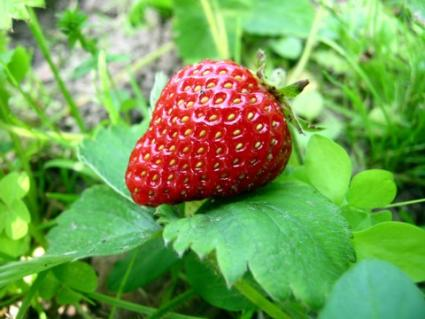
#> input picture input images/2.png, 425 x 319 px, found by its file name
$ python strawberryDetectFinal.py   (older library calls are emulated)
#> lines starting #> are read from the running program, lines starting #| are printed output that depends on the picture
from __future__ import division
import cv2
from matplotlib import pyplot as plt
import numpy as np
from math import cos, sin

blue = (255, 0, 0)

def show(image):
    plt.figure(figsize=[10, 10])
    plt.imshow(image, interpolation='nearest')

# [59 lines left out: functions overlay_mask, find_biggest_contour, circle_contour, find_strawberry, not called in this run]


in1 = cv2.imread('1.png')
in2 = cv2.imread('2.png')
#> in2 is the input picture: shape (319, 425, 3); mean B, G, R 81.8, 159.3, 115.1
in3 = cv2.imread('3.png')
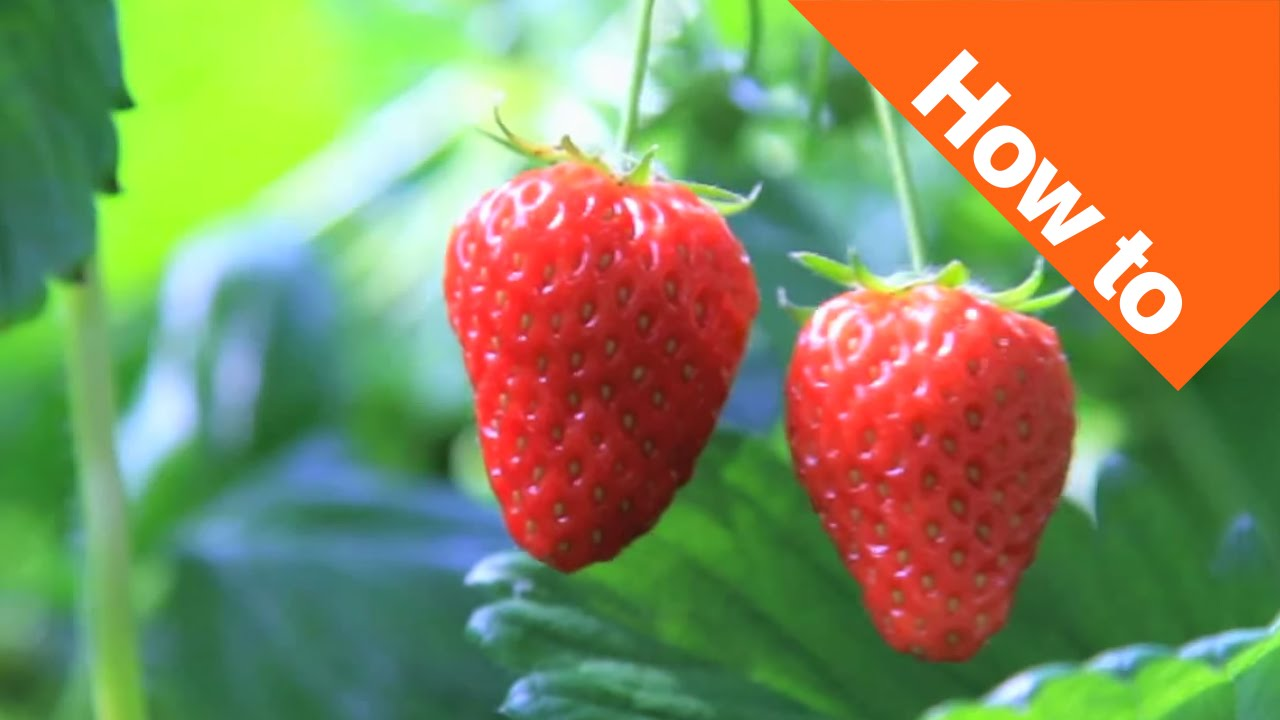
#> input picture input images/3.png, 1280 x 720 px, found by its file name
#> in3 is the input picture: shape (720, 1280, 3); mean B, G, R 91.6, 138.8, 135.4
in4 = cv2.imread('4.png')
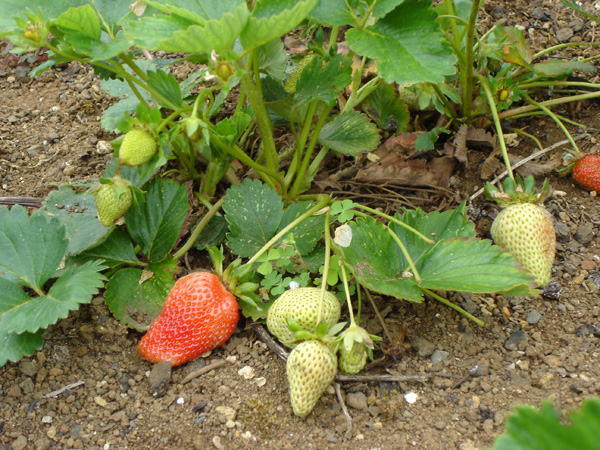
#> input picture input images/4.png, 600 x 450 px, found by its file name
#> in4 is the input picture: shape (450, 600, 3); mean B, G, R 69.7, 124.5, 119.4
in5 = cv2.imread('5.png')
in6 = cv2.imread('6.png')
in7 = cv2.imread('7.png')
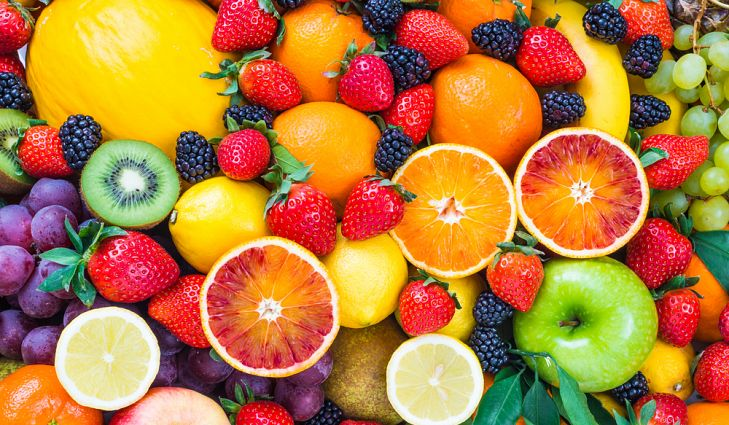
#> input picture input images/7.png, 729 x 425 px, found by its file name
#> in7 is the input picture: shape (425, 729, 3); mean B, G, R 61.2, 124, 182.7
in8 = cv2.imread('8.png')
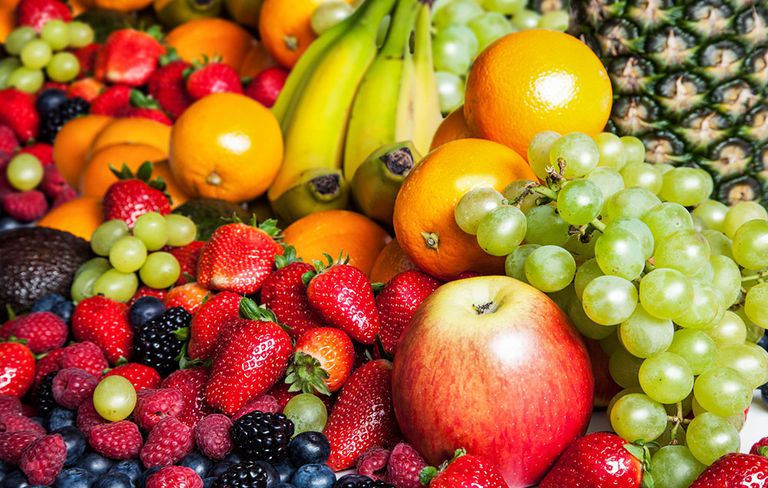
#> input picture input images/8.png, 768 x 488 px, found by its file name
#> in8 is the input picture: shape (488, 768, 3); mean B, G, R 53.9, 109, 164.9

#> (the run stopped early here; a loop or call above may not have finished)
